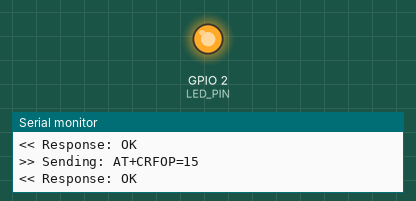
Simulated run of this program. Board: ESP32. Shown: output pins drawn as LEDs (lit = HIGH), the last lines printed to the serial monitor. The modem accepts every AT command (registered, SIM ready, sends succeed) and sends nothing else.

Above: at 20.9 s.
At 22.0 s:
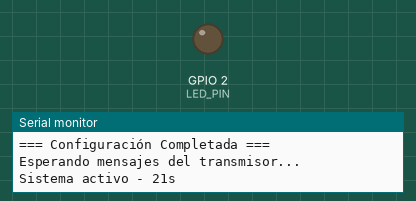
Timing chart, 0 to 23.5 s (numbered marks = the images above):
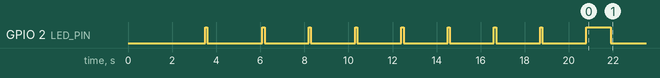

The program:

main.cpp
```cpp
#include <Arduino.h>
#include <HardwareSerial.h>

#define LORA_TX 17
#define LORA_RX 16
#define LED_PIN 2

unsigned long lastCheck = 0;
const long checkInterval = 5000; // Status check every 5 seconds

void sendCmd(String cmd) {
    Serial.print(">> Sending: ");
    Serial.println(cmd);

    Serial2.flush(); // Clear any pending data
    Serial2.println(cmd);
    delay(500);

    String response = "";
    unsigned long startTime = millis();

    while (millis() - startTime < 1000) {
        if (Serial2.available()) {
            char c = Serial2.read();
            if (c != '\0' && c != '\r') { // Filter out null and CR
                response += c;
            }
        }
    }

    response.trim();
    if (response.length() > 0) {
        Serial.print("<< Response: ");
        Serial.println(response);
        if (response.indexOf("OK") != -1) {
            digitalWrite(LED_PIN, HIGH);
            delay(100);
            digitalWrite(LED_PIN, LOW);
        }
    } else {
        Serial.println("<< No response!");
    }
}

void setup() {
    Serial.begin(115200);     // Debug console
    Serial2.begin(9600, SERIAL_8N1, LORA_RX, LORA_TX);
    pinMode(LED_PIN, OUTPUT);

    delay(2000);
    Serial.println("\n=== RYLR998 Receptor Iniciando ===\n");

    // Reset configuration
    sendCmd("AT+RESET");
    delay(1000);

    // Basic configuration with verification
    sendCmd("AT");
    delay(500);
    sendCmd("AT+MODE=0");  // Normal mode
    delay(500);
    sendCmd("AT+IPR=9600");
    delay(500);
    sendCmd("AT+ADDRESS=1");  // Set receiver address
    delay(500);
    sendCmd("AT+NETWORKID=5"); // Must match transmitter
    delay(500);
    sendCmd("AT+BAND=868500000");
    delay(500);
    sendCmd("AT+PARAMETER=10,7,1,7");
    delay(500);
    sendCmd("AT+CRFOP=15"); // Set max power

    Serial.println("\n=== Configuración Completada ===");
    Serial.println("Esperando mensajes del transmisor...\n");

    // Visual confirmation of ready state
    digitalWrite(LED_PIN, HIGH);
    delay(1000);
    digitalWrite(LED_PIN, LOW);
}

void loop() {
    unsigned long currentMillis = millis();

    if (currentMillis - lastCheck >= checkInterval) {
        lastCheck = currentMillis;
        Serial.println("Sistema activo - " + String(currentMillis/1000) + "s");
    }

    if (Serial2.available()) {  // Changed from while to if
        String mensaje = Serial2.readStringUntil('\n');
        mensaje.trim();

        // More detailed debug
        Serial.print("Raw data [" + String(mensaje.length()) + " bytes]: ");
        for(int i = 0; i < mensaje.length(); i++) {
            Serial.print((byte)mensaje[i], HEX);
            Serial.print(" ");
        }
        Serial.println();

        if (mensaje.startsWith("+RCV=")) {
            digitalWrite(LED_PIN, HIGH);

            int firstComma = mensaje.indexOf(',');
            int secondComma = mensaje.indexOf(',', firstComma + 1);

            if (firstComma != -1 && secondComma != -1) {
                String sender = mensaje.substring(5, firstComma);
                String data = mensaje.substring(secondComma + 1);

                Serial.println("------------------------");
                Serial.println("Mensaje de: " + sender);
                Serial.println("Datos: " + data);
                Serial.println("RSSI: " + String(Serial2.available()) + " dBm");
                Serial.println("------------------------");
            }

            delay(100);
            digitalWrite(LED_PIN, LOW);
        }
    }
}
```
